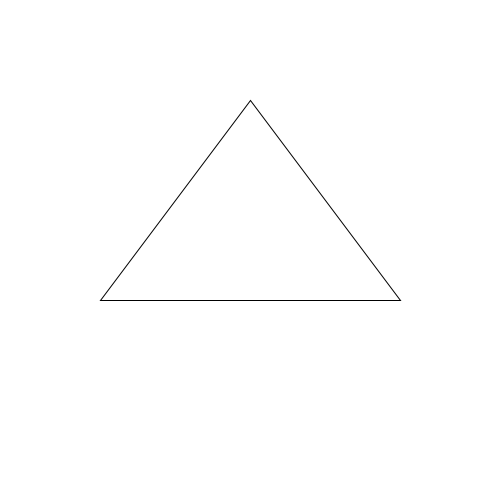
Frame 1 (no input)
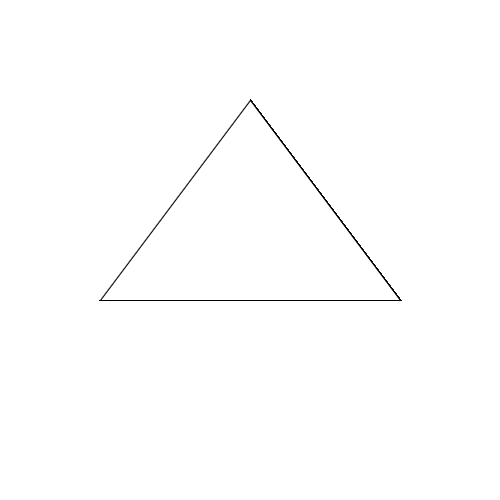
Frame 60 (the mouse pressed at the canvas centre just before this capture)
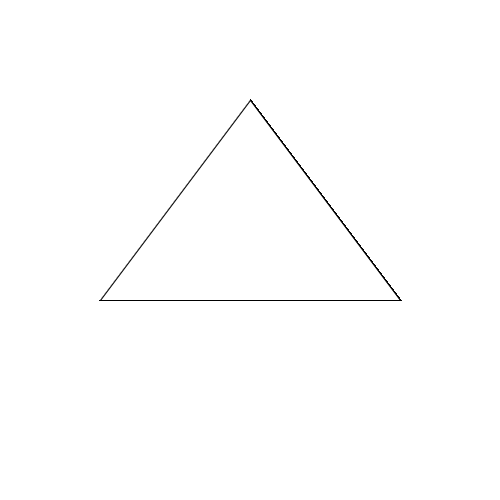
Frame 120 (the mouse held since frame 60 and released just before this capture)

The Processing sketch that drew these frames (run headless with seeded random() and noise(); from frame 60 on, the mouse is pressed at the canvas centre):

// Processing sketch: H09_verdiepings_opd_2
// ── H09_verdiepings_opd_2.pde
void setup(){
 size(500,500);
 background(255,255,255);
}

void tekenDriehoek(int x1, int y1, int x2, int y2, int x3, int y3) {
  triangle(x1,y1,x2,y2,x3,y3);
}

void draw(){
tekenDriehoek(100,300,250,100,400,300);
  
}
